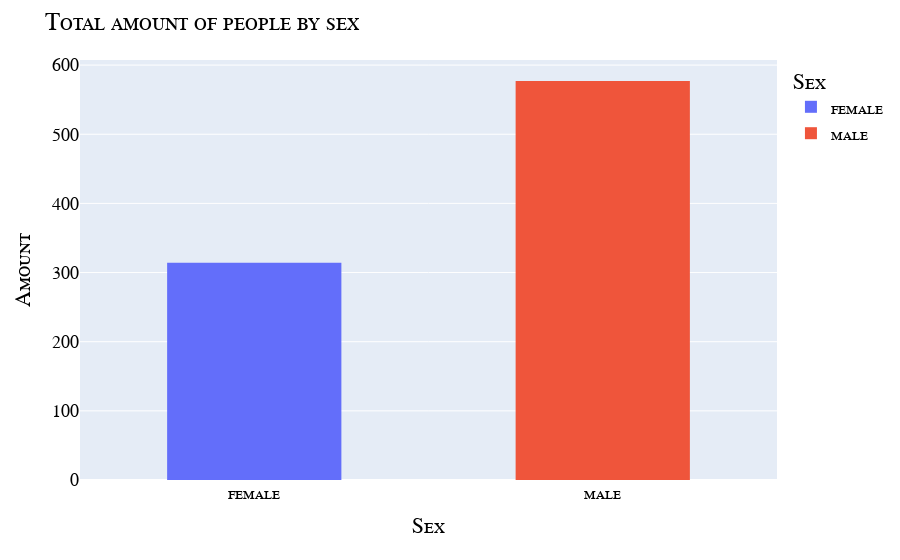

This figure's notebook cell:
### Code cell
# total amount of people by sex

total_amount_by_sex = train.groupby('Sex').size().reset_index(name='Amount')

fig = px.histogram(total_amount_by_sex, x='Sex', y='Amount', color='Sex')
fig.update_layout(
    title = {
        'text': f"Total amount of people by sex"
    },
    bargap=0.5,
    yaxis_title='Amount',
    font=my_font
)

### Figure 1 — Plotly figure (JSON) as saved in the notebook; plotly's stock layout.template omitted (floating-point values rounded to 4 significant figures)
{"data": [{"bingroup": "x", "histfunc": "sum", "hovertemplate": "Sex=%{x}<br>sum of Amount=%{y}<extra></extra>", "legendgroup": "female", "marker": {"color": "#636efa", "pattern": {"shape": ""}}, "name": "female", "orientation": "v", "showlegend": true, "type": "histogram", "x": ["female"], "xaxis": "x", "y": [314], "yaxis": "y"}, {"bingroup": "x", "histfunc": "sum", "hovertemplate": "Sex=%{x}<br>sum of Amount=%{y}<extra></extra>", "legendgroup": "male", "marker": {"color": "#EF553B", "pattern": {"shape": ""}}, "name": "male", "orientation": "v", "showlegend": true, "type": "histogram", "x": ["male"], "xaxis": "x", "y": [577], "yaxis": "y"}], "layout": {"bargap": 0.5, "barmode": "relative", "font": {"color": "Black", "family": "Courier New, monospace", "size": 18, "variant": "small-caps"}, "legend": {"title": {"text": "Sex"}, "tracegroupgap": 0}, "margin": {"t": 60}, "title": {"text": "Total amount of people by sex"}, "xaxis": {"anchor": "y", "categoryarray": ["female", "male"], "categoryorder": "array", "domain": [0, 1], "title": {"text": "Sex"}}, "yaxis": {"anchor": "x", "domain": [0, 1], "title": {"text": "Amount"}}}}
